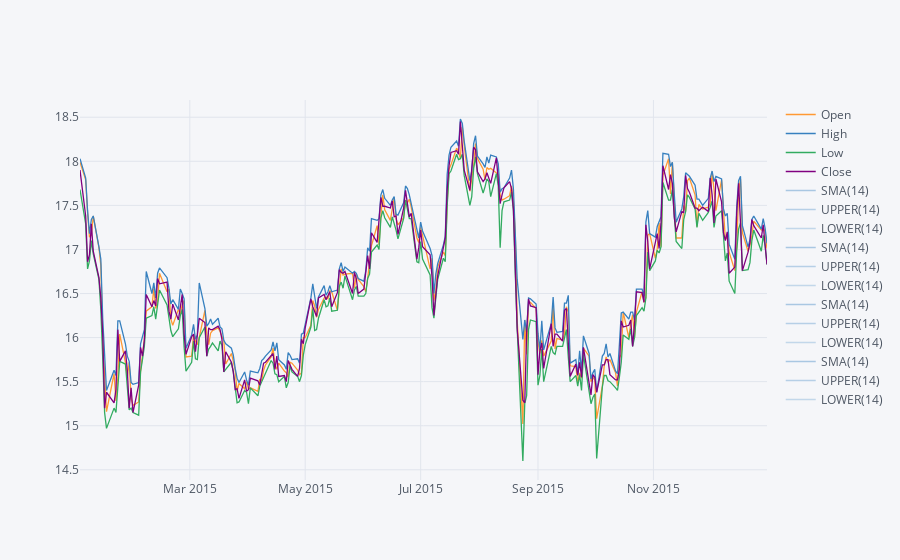

Notebook source saved alongside this figure:
### Code cell
#Bollinger Band Plot for Bank of America for the year 2015

BAC[['Open','High','Low','Close']].loc['2015-01-01':'2016-01-01'].ta_plot(study='boll')

### Figure 1 — Plotly figure (JSON) as saved in the notebook; plotly's stock layout.template omitted (floating-point values rounded to 4 significant figures; data arrays with more than 128 entries replaced by an {"elided": "..."} marker saying what was removed)
{"data": [{"line": {"color": "rgba(255, 153, 51, 1.0)", "dash": "solid", "shape": "linear", "width": 1.3}, "mode": "lines", "name": "Open", "text": "", "type": "scatter", "x": {"elided": "252 str values"}, "y": {"elided": "252 float values"}}, {"line": {"color": "rgba(55, 128, 191, 1.0)", "dash": "solid", "shape": "linear", "width": 1.3}, "mode": "lines", "name": "High", "text": "", "type": "scatter", "x": {"elided": "252 str values"}, "y": {"elided": "252 float values"}}, {"line": {"color": "rgba(50, 171, 96, 1.0)", "dash": "solid", "shape": "linear", "width": 1.3}, "mode": "lines", "name": "Low", "text": "", "type": "scatter", "x": {"elided": "252 str values"}, "y": {"elided": "252 float values"}}, {"line": {"color": "rgba(128, 0, 128, 1.0)", "dash": "solid", "shape": "linear", "width": 1.3}, "mode": "lines", "name": "Close", "text": "", "type": "scatter", "x": {"elided": "252 str values"}, "y": {"elided": "252 float values"}}, {"line": {"color": "rgba(55, 128, 191, 0.4000000000000002)", "dash": "solid", "shape": "linear", "width": 1.3}, "mode": "lines", "name": "SMA(14)", "text": "", "type": "scatter", "x": {"elided": "252 str values"}, "y": {"elided": "252x4 mixed values"}}, {"line": {"color": "rgba(55, 128, 191, 0.33333333333333354)", "dash": "solid", "shape": "linear", "width": 1.3}, "mode": "lines", "name": "UPPER(14)", "text": "", "type": "scatter", "x": {"elided": "252 str values"}, "y": {"elided": "252x4 mixed values"}}, {"line": {"color": "rgba(55, 128, 191, 0.2666666666666669)", "dash": "solid", "shape": "linear", "width": 1.3}, "mode": "lines", "name": "LOWER(14)", "text": "", "type": "scatter", "x": {"elided": "252 str values"}, "y": {"elided": "252x4 mixed values"}}, {"line": {"color": "rgba(55, 128, 191, 0.4000000000000002)", "dash": "solid", "shape": "linear", "width": 1.3}, "mode": "lines", "name": "SMA(14)", "text": "", "type": "scatter", "x": {"elided": "252 str values"}, "y": {"elided": "252x4 mixed values"}}, {"line": {"color": "rgba(55, 128, 191, 0.33333333333333354)", "dash": "solid", "shape": "linear", "width": 1.3}, "mode": "lines", "name": "UPPER(14)", "text": "", "type": "scatter", "x": {"elided": "252 str values"}, "y": {"elided": "252x4 mixed values"}}, {"line": {"color": "rgba(55, 128, 191, 0.2666666666666669)", "dash": "solid", "shape": "linear", "width": 1.3}, "mode": "lines", "name": "LOWER(14)", "text": "", "type": "scatter", "x": {"elided": "252 str values"}, "y": {"elided": "252x4 mixed values"}}, {"line": {"color": "rgba(55, 128, 191, 0.4000000000000002)", "dash": "solid", "shape": "linear", "width": 1.3}, "mode": "lines", "name": "SMA(14)", "text": "", "type": "scatter", "x": {"elided": "252 str values"}, "y": {"elided": "252x4 mixed values"}}, {"line": {"color": "rgba(55, 128, 191, 0.33333333333333354)", "dash": "solid", "shape": "linear", "width": 1.3}, "mode": "lines", "name": "UPPER(14)", "text": "", "type": "scatter", "x": {"elided": "252 str values"}, "y": {"elided": "252x4 mixed values"}}, {"line": {"color": "rgba(55, 128, 191, 0.2666666666666669)", "dash": "solid", "shape": "linear", "width": 1.3}, "mode": "lines", "name": "LOWER(14)", "text": "", "type": "scatter", "x": {"elided": "252 str values"}, "y": {"elided": "252x4 mixed values"}}, {"line": {"color": "rgba(55, 128, 191, 0.4000000000000002)", "dash": "solid", "shape": "linear", "width": 1.3}, "mode": "lines", "name": "SMA(14)", "text": "", "type": "scatter", "x": {"elided": "252 str values"}, "y": {"elided": "252x4 mixed values"}}, {"line": {"color": "rgba(55, 128, 191, 0.33333333333333354)", "dash": "solid", "shape": "linear", "width": 1.3}, "mode": "lines", "name": "UPPER(14)", "text": "", "type": "scatter", "x": {"elided": "252 str values"}, "y": {"elided": "252x4 mixed values"}}, {"line": {"color": "rgba(55, 128, 191, 0.2666666666666669)", "dash": "solid", "shape": "linear", "width": 1.3}, "mode": "lines", "name": "LOWER(14)", "text": "", "type": "scatter", "x": {"elided": "252 str values"}, "y": {"elided": "252x4 mixed values"}}], "layout": {"legend": {"bgcolor": "#F5F6F9", "font": {"color": "#4D5663"}}, "paper_bgcolor": "#F5F6F9", "plot_bgcolor": "#F5F6F9", "title": {"font": {"color": "#4D5663"}}, "xaxis": {"gridcolor": "#E1E5ED", "showgrid": true, "tickfont": {"color": "#4D5663"}, "title": {"font": {"color": "#4D5663"}, "text": ""}, "zerolinecolor": "#E1E5ED"}, "yaxis": {"gridcolor": "#E1E5ED", "showgrid": true, "tickfont": {"color": "#4D5663"}, "title": {"font": {"color": "#4D5663"}, "text": ""}, "zerolinecolor": "#E1E5ED"}}}
